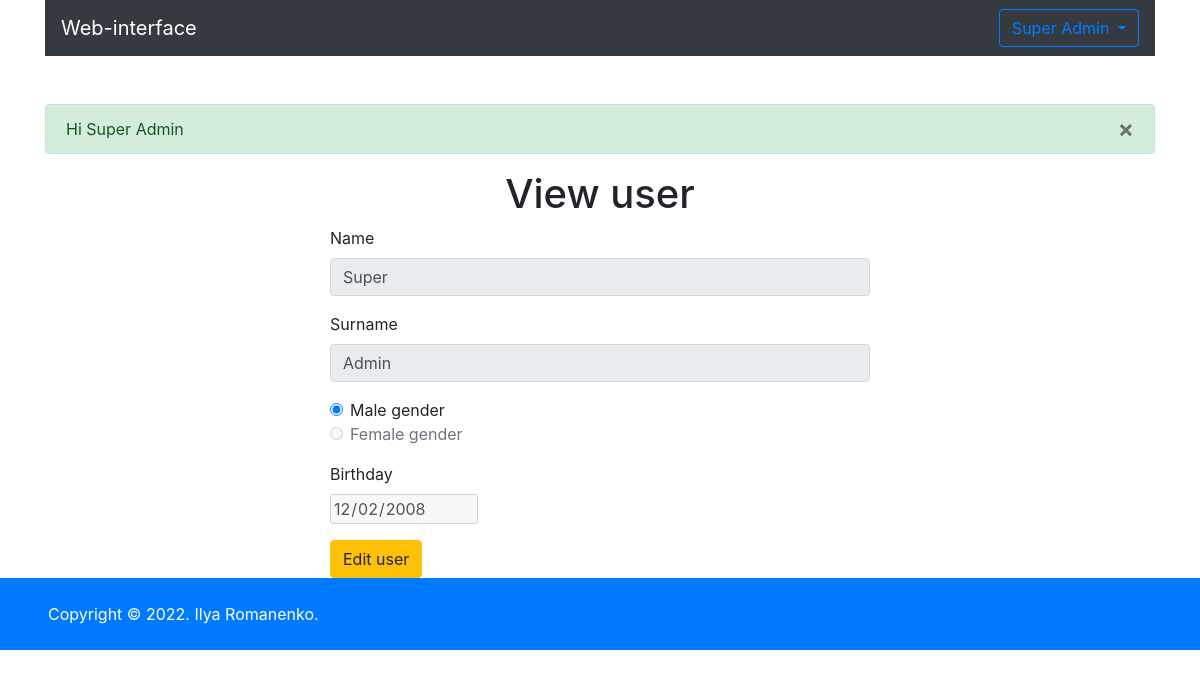
Screenshot of /actions/view.php?id=36 (signed in) with the database file from the repository.
### tables this page shows
CREATE TABLE `users` (
  `id` int(11) NOT NULL,
  `login` varchar(255) NOT NULL,
  `password` varchar(255) NOT NULL,
  `name` varchar(255) NOT NULL,
  `surname` varchar(255) NOT NULL,
  `gender` varchar(1) NOT NULL,
  `birthday` text,
  `id_admin` int(1) NOT NULL DEFAULT '0',
  `is_deleted` varchar(1) NOT NULL DEFAULT '0'
);

### app/config.php (called while the page is built)
<?php
return[
    'name' => 'Web-interface',
    'copyright' => 'Copyright © '. date('Y') . '. Ilya Romanenko.',
    'components' => [
        'host' => 'localhost',
        'userName' => 'root',
        'password' => '',
        'dataBase' => 'sibers',
    ],
    'count_list' => 10,
    'path_parts' => pathinfo($_SERVER['SCRIPT_NAME']),
];
?>

### model.php (called while the page is built, shortened)
<?php
class Model
{
    private $connect;
    public function __construct($db)
    {
        try {
            $this->connect = new mysqli($db['host'], $db['userName'], $db['password'], $db['dataBase']);
        } catch (Exception $e) {
            echo 'Connection failed! ' . $e->getMessage();
        }
    }
    public function view($data)
    {
        $validData = $this->validation($data);
        if ($validData['valid']) {
            $idUser = $validData['validFields']['id'];
            switch (isset($idUser)) {
                case true:
                    $fetchUser = $this->fetch('', ['id' => $idUser]);
                    if (!empty($fetchUser)) {
                        $user = $fetchUser[0];
                        $user['password'] = '';
                        return $user;
                    } else {
                        $_SESSION['errorField'] = 'This user does not exist, please try again';
                        header("Location: /");
                        die;
                    }
                    break;
            }
        }
        die;
    }
    public function fetch($fields, $whereFields = null, $sort = null, $limit = null)
    {
        $data = [];
        $queryRows = null;
        if (is_array($fields)) {
            for ($i = 0; $i < count($fields); $i++) {
                if ($i + 1 == count($fields)) {
                    $queryRows .= ' ' . $fields[$i];
                    break;
                }
                $queryRows .= ' ' . $fields[$i] . ',';
            }
        } else {
            $queryRows = '*';
        }
        $query = "SELECT $queryRows FROM users";
        if (!is_null($whereFields)) {
            $query .= ' WHERE ';
            foreach ($whereFields as $field => $value) {
                $query .= " $field = '$value'";
            }
            $query .= ' AND is_deleted = 0';
        } else {
            $query .= " WHERE is_deleted = '0'";
        }
        if ($sql = $this->connect->query($query)) {
            while ($row = mysqli_fetch_assoc($sql)) {
                $data[] = $row;
            }
        }
        return $data;
    }
    public function validation($data)
    {
        $formValid = [];
        $formValid['valid'] = true;
        $formValid['validFields'] = [];
        $formValid['notValidFields'] = [];
        foreach ($data as $key => $value) {
            if (isset($value) && (!empty($value) || $value === '0')) {
                $dataValid = htmlspecialchars($value);
                if ($key == 'id') {
                    $dataValid = (int)$dataValid;
                }
                $formValid['validFields'][$key] = $dataValid;
            } else {
                $formValid['valid'] = false;
                $formValid['notValidFields'][] = $key;
            }
        }
        return $formValid;
    }
}

### actions/view.php (the view)
<?php
$titlePage = 'View user';
include_once $_SERVER['DOCUMENT_ROOT'] . '/template/head.php';
$userData = $model->view($_GET);
?>
<div class="row justify-content-center">
    <div class="col-6 align-self-center">
        <h1 class="text-center"><?= $titlePage ?></h1>
        <div class="form-group">
            <label>Name</label>
            <input type="text" class="form-control" name="User[name]" placeholder="Name" value="<?= $userData['name']; ?>" disabled readonly>
        </div>
        <div class="form-group">
            <label>Surname</label>
            <input type="text" class="form-control" name="User[surname]" placeholder="Surname" value="<?= $userData['surname']; ?>" disabled readonly>
        </div>
        <div class="form-group">
            <div class="form-check">
                <input class="form-check-input" type="radio" name="User[gender]" value="m" <? echo ($userData['gender'] == 'm') ?  'checked' : 'disabled' ?>>
                <label class="form-check-label" for="RadiosGenderM">
                    Male gender
                </label>
            </div>
            <div class="form-check">
                <input class="form-check-input" type="radio" name="User[gender]" value="f" <? echo ($userData['gender'] == 'f') ?  'checked' : 'disabled' ?>>
                <label class="form-check-label" for="RadiosGenderF">
                    Female gender
                </label>
            </div>
        </div>
        <div class="form-group">
            <label>Birthday</label>
            <div class="input-group date" data-provide="datepicker">
                <input type="date" id="form-control-datepicker" name="User[birthday]" value="<?= date('Y-m-d', $userData['birthday']); ?>" disabled>
            </div>
        </div>
        <a href="../actions/edit.php?id=<?= $userData['id'] ?>" type="button" class="btn btn-warning">Edit user</a>
    </div>
</div>
<?php
include_once $_SERVER['DOCUMENT_ROOT'] . '/template/footer.php';
?>

### rows the page displays
users: name "Super", surname "Admin", gender "☑", birthday "12/02/2008"

### other values shown
$userDataAuth['name'] "Super"
$userDataAuth['surname'] "Admin"
$_SESSION['succesField'] "Hi Super Admin"
$titlePage "View user"
$configApp['copyright'] "Copyright © 2022. Ilya Romanenko."
